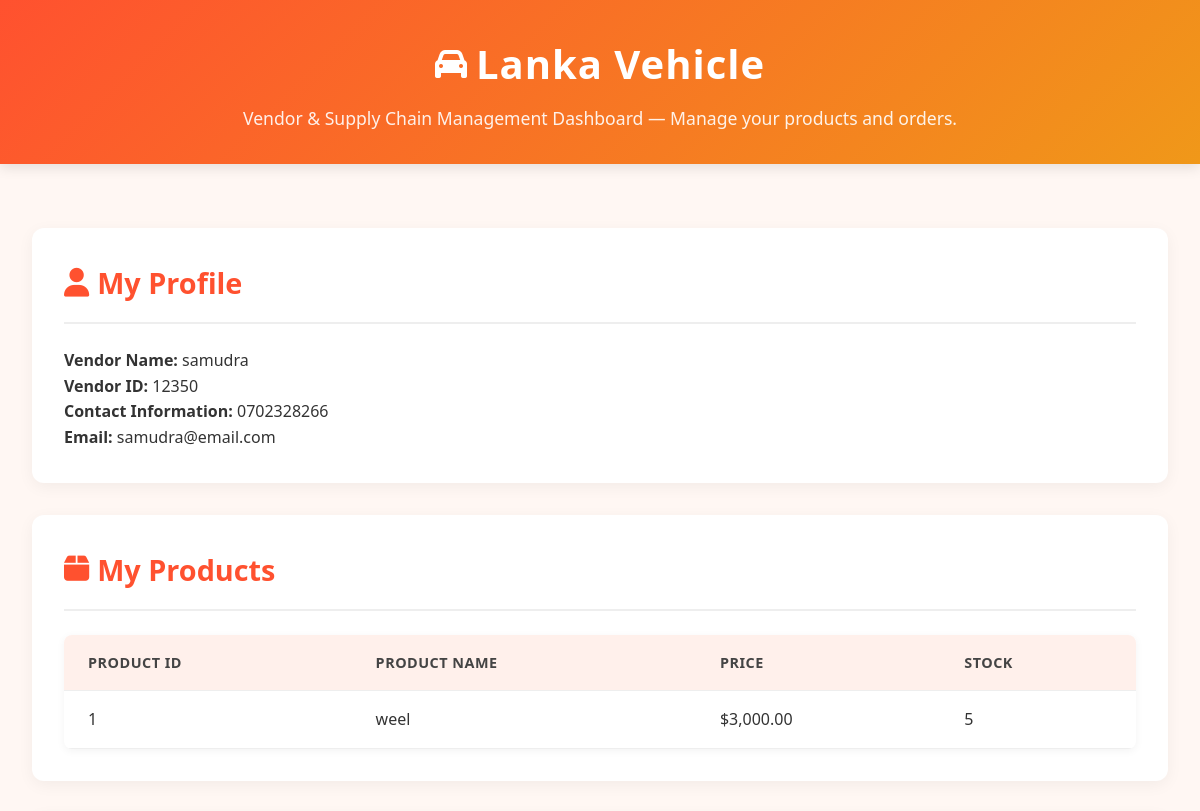
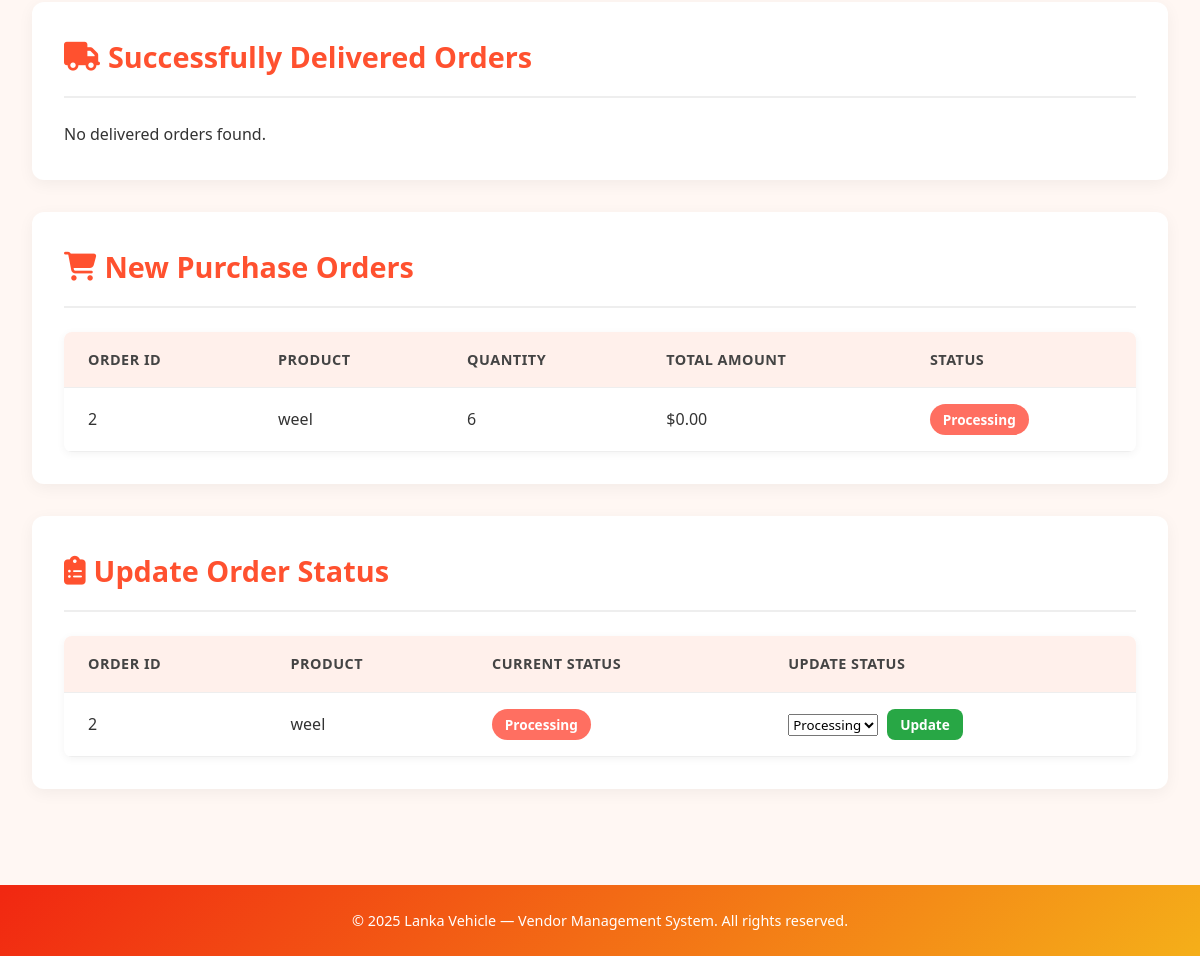
Screenshot of /dashboard_user.php (signed in) with the database file from the repository (2 pictures, top to bottom).
### tables this page shows
CREATE TABLE `vendor` (
  `vendor_ID` int(11) NOT NULL,
  `vendor_name` varchar(50) NOT NULL,
  `contact_information` varchar(20) NOT NULL,
  `email` varchar(50) NOT NULL,
  `password` varchar(50) NOT NULL,
  `admin` tinyint(1) NOT NULL DEFAULT 0
);

CREATE TABLE `product` (
  `product_ID` int(11) NOT NULL,
  `vendor_ID` int(11) NOT NULL,
  `product_name` varchar(50) NOT NULL,
  `price` decimal(10,2) NOT NULL,
  `product_count` int(11) NOT NULL
);

CREATE TABLE `purchase_order` (
  `purchase_order_ID` int(11) NOT NULL,
  `vendor_ID` int(11) NOT NULL,
  `product_ID` int(11) NOT NULL,
  `price` decimal(10,2) NOT NULL,
  `order_quantity` int(11) NOT NULL,
  `order_state` varchar(20) NOT NULL,
  `total_amount` decimal(10,2) NOT NULL
);

### dashboard_user.php (the view, shortened to what this page needs)
<?php
require_once 'config.php';
$vendor_id = $_SESSION['admin_id'];
$stmt = $pdo->prepare("SELECT vendor_ID, vendor_name, contact_information, email FROM vendor WHERE vendor_ID = ?");
$stmt->execute([$vendor_id]);
$vendor = $stmt->fetch(PDO::FETCH_ASSOC);
$stmt = $pdo->prepare("
    SELECT product_ID, product_name, price, product_count
    FROM product
    WHERE vendor_ID = ?
    ORDER BY product_ID
");
$stmt->execute([$vendor_id]);
$products = $stmt->fetchAll(PDO::FETCH_ASSOC);
$stmt = $pdo->prepare("
    SELECT po.purchase_order_ID, po.product_ID, po.order_quantity, po.total_amount, po.order_state,
           p.product_name
    FROM purchase_order po
    JOIN product p ON po.product_ID = p.product_ID
    WHERE po.vendor_ID = ? AND po.order_state = 'Delivered'
    ORDER BY po.purchase_order_ID DESC
");
$stmt->execute([$vendor_id]);
$delivered_orders = $stmt->fetchAll(PDO::FETCH_ASSOC);
$stmt = $pdo->prepare("
    SELECT po.purchase_order_ID, po.product_ID, po.order_quantity, po.total_amount, po.order_state,
           p.product_name
    FROM purchase_order po
    JOIN product p ON po.product_ID = p.product_ID
    WHERE po.vendor_ID = ?
    ORDER BY po.purchase_order_ID DESC
");
$stmt->execute([$vendor_id]);
$all_orders = $stmt->fetchAll(PDO::FETCH_ASSOC);
?>
<!DOCTYPE html>
<html lang="en">
<head>
    <link rel="stylesheet" href="https://cdnjs.cloudflare.com/ajax/libs/font-awesome/6.4.0/css/all.min.css">
    <link rel="stylesheet" href="style.css">
</head>
<body>
    <header class="header">
        <h1><i class="fas fa-car"></i> Lanka Vehicle</h1>
        <p>Vendor & Supply Chain Management Dashboard — Manage your products and orders.</p>
    </header>
    <div class="container">
        <section class="section">
            <div class="section-header">
                <h2><i class="fas fa-user"></i> My Profile</h2>
            </div>
            <div class="profile-container">
                <div class="profile-item">
                    <strong>Vendor Name:</strong>
                    <span><?php echo htmlspecialchars($vendor['vendor_name']); ?></span>
                </div>
                <div class="profile-item">
                    <strong>Vendor ID:</strong>
                    <span><?php echo htmlspecialchars($vendor['vendor_ID']); ?></span>
                </div>
                <div class="profile-item">
                    <strong>Contact Information:</strong>
                    <span><?php echo htmlspecialchars($vendor['contact_information']); ?></span>
                </div>
                <div class="profile-item">
                    <strong>Email:</strong>
                    <span><?php echo htmlspecialchars($vendor['email']); ?></span>
                </div>
            </div>
        </section>
        <section class="section">
            <div class="section-header">
                <h2><i class="fas fa-box"></i> My Products</h2>
            </div>
            <?php if (!empty($products)): ?>
            <div class="table-container">
                <table>
                    <thead>
                        <tr>
                            <th>Product ID</th>
                            <th>Product Name</th>
                            <th>Price</th>
                            <th>Stock</th>
                        </tr>
                    </thead>
                    <tbody>
                        <?php foreach ($products as $p): ?>
                        <tr>
                            <td><?php echo htmlspecialchars($p['product_ID']); ?></td>
                            <td><?php echo htmlspecialchars($p['product_name']); ?></td>
                            <td>$<?php echo number_format($p['price'], 2); ?></td>
                            <td><?php echo htmlspecialchars($p['product_count']); ?></td>
                        </tr>
                        <?php endforeach; ?>
                    </tbody>
                </table>
            </div>
            <?php else: ?>
                <p>No products found for your vendor account.</p>
            <?php endif; ?>
        </section>
        <section class="section">
            <div class="section-header">
                <h2><i class="fas fa-truck"></i> Successfully Delivered Orders</h2>
            </div>
            <?php if (!empty($delivered_orders)): ?>
            <div class="table-container">
                <table>
                    <thead>
                        <tr>
                            <th>Order ID</th>
                            <th>Product</th>
                            <th>Quantity</th>
                            <th>Total Amount</th>
                            <th>Status</th>
                        </tr>
                    </thead>
                    <tbody>
                        <?php foreach ($delivered_orders as $o): ?>
                        <tr>
                            <td><?php echo htmlspecialchars($o['purchase_order_ID']); ?></td>
                            <td><?php echo htmlspecialchars($o['product_name']); ?></td>
                            <td><?php echo htmlspecialchars($o['order_quantity']); ?></td>
                            <td>$<?php echo number_format($o['total_amount'], 2); ?></td>
                            <td>
                                <span class="status-badge status-delivered">
                                    <?php echo htmlspecialchars($o['order_state']); ?>
                                </span>
                            </td>
                        </tr>
                        <?php endforeach; ?>
                    </tbody>
                </table>
            </div>
            <?php else: ?>
                <p>No delivered orders found.</p>
            <?php endif; ?>
        </section>
        <section class="section">
            <div class="section-header">
                <h2><i class="fas fa-shopping-cart"></i> New Purchase Orders</h2>
            </div>
            <?php
            $new_orders = array_filter($all_orders, function ($o) {
                return strtolower($o['order_state']) !== 'delivered';
            });
            ?>
            <?php if (!empty($new_orders)): ?>
                <div class="table-container">
                    <table>
                        <thead>
                            <tr>
                                <th>Order ID</th>
                                <th>Product</th>
                                <th>Quantity</th>
                                <th>Total Amount</th>
                                <th>Status</th>
                            </tr>
                        </thead>
                        <tbody>
                            <?php foreach ($new_orders as $o): ?>
                                <tr>
                                    <td><?php echo htmlspecialchars($o['purchase_order_ID']); ?></td>
                                    <td><?php echo htmlspecialchars($o['product_name']); ?></td>
                                    <td><?php echo htmlspecialchars($o['order_quantity']); ?></td>
                                    <td>$<?php echo number_format($o['total_amount'], 2); ?></td>
                                    <td>
                                        <span class="status-badge status-<?php echo strtolower($o['order_state']); ?>">
                                            <?php echo htmlspecialchars($o['order_state']); ?>
                                        </span>
                                    </td>
                                </tr>
                            <?php endforeach; ?>
                        </tbody>
                    </table>
                </div>
            <?php else: ?>
                <p>No purchase orders assigned to you.</p>
            <?php endif; ?>
        </section>
        <section class="section">
            <div class="section-header">
                <h2><i class="fas fa-clipboard-list"></i> Update Order Status</h2>
            </div>
            <?php
            $pending_orders = array_filter($all_orders, function ($o) {
                return strtolower($o['order_state']) !== 'delivered';
            });
            ?>
            <?php if (!empty($pending_orders)): ?>
                <div class="table-container">
                    <table>
                        <thead>
                            <tr>
                                <th>Order ID</th>
                                <th>Product</th>
                                <th>Current Status</th>
                                <th>Update Status</th>
                            </tr>
                        </thead>
                        <tbody>
                            <?php foreach ($pending_orders as $o):
                                $can_update = !in_array($o['order_state'], ['Cancelled']);
                                ?>
                                <tr>
                                    <td><?php echo htmlspecialchars($o['purchase_order_ID']); ?></td>
                                    <td><?php echo htmlspecialchars($o['product_name']); ?></td>
                                    <td>
                                        <span class="status-badge status-<?php echo strtolower($o['order_state']); ?>">
                                            <?php echo htmlspecialchars($o['order_state']); ?>
                                        </span>
                                    </td>
                                    <td>
                                        <?php if ($can_update): ?>
                                            <form method="POST" action="update_order_status.php" style="margin:0;">
                                                <select name="order_state" style="margin-right: 5px;">
                                                    <option value="Processing" <?php echo $o['order_state'] === 'Processing' ? 'selected' : ''; ?>>Processing</option>
                                                </select>
                                                <button type="submit" class="btn btn-sm btn-success">Update</button>
                                            </form>
                                        <?php else: ?>
                                            <span>Final Status</span>
                                        <?php endif; ?>
                                    </td>
                                </tr>
                            <?php endforeach; ?>
                        </tbody>
                    </table>
                </div>
            <?php else: ?>
                <p>No orders available for status updates.</p>
            <?php endif; ?>
        </section>
    </div>
    <footer class="footer">
        <p>&copy; <?php echo date('Y'); ?> Lanka Vehicle — Vendor Management System. All rights reserved.</p>
    </footer>
</body>
</html>

### style.css (style rules this page uses)
* { margin: 0; padding: 0; box-sizing: border-box; font-family: 'Segoe UI', Tahoma, Geneva, Verdana, sans-serif; }
body { background: #fff7f3; color: #333; line-height: 1.6; }
.header { background: linear-gradient(135deg, #ff512f, #f09819); color: white; padding: 2rem 3rem; text-align: center; box-shadow: 0 4px 12px rgba(0,0,0,0.1); }
.header h1 { font-size: 2.5rem; margin-bottom: 0.5rem; letter-spacing: 1px; display: flex; align-items: center; justify-content: center; gap: 0.5rem; }
.header i { font-size: 2rem; }
.header p { font-size: 1.1rem; opacity: 0.9; max-width: 800px; margin: 0 auto; }
.container { max-width: 1200px; margin: 2rem auto; padding: 2rem; }
.section { background: white; border-radius: 12px; box-shadow: 0 4px 16px rgba(0,0,0,0.05); padding: 2rem; margin-bottom: 2rem; }
.section-header { display: flex; justify-content: space-between; align-items: center; margin-bottom: 1.5rem; padding-bottom: 1rem; border-bottom: 2px solid #eee; }
.section-header h2 { font-size: 1.8rem; display: flex; align-items: center; gap: 0.5rem; color: #ff512f; }
.btn { padding: 0.75rem 1.5rem; border: none; border-radius: 8px; cursor: pointer; font-weight: 600; transition: all 0.3s ease; text-decoration: none; display: inline-flex; align-items: center; gap: 0.5rem; font-size: 0.95rem; }
.btn-success { background: #28a745; color: white; }
.btn-sm { padding: 0.4rem 0.8rem; font-size: 0.85rem; }
.table-container { overflow-x: auto; border-radius: 8px; background: white; box-shadow: 0 2px 8px rgba(0,0,0,0.05); }
table { width: 100%; border-collapse: collapse; }
th, td { padding: 1rem 1.5rem; text-align: left; border-bottom: 1px solid #eee; }
th { background: #fff0eb; font-weight: 600; text-transform: uppercase; font-size: 0.9rem; letter-spacing: 0.5px; color: #444; }
.status-badge { padding: 0.3rem 0.8rem; border-radius: 20px; font-size: 0.85rem; font-weight: 600; text-transform: capitalize; display: inline-block; }
.status-processing { background: #ff6f61; color: white; }
.footer { text-align: center; padding: 1.5rem; background: linear-gradient(135deg, #f12711, #f5af19); color: white; margin-top: 2rem; font-size: 0.9rem; }

### rows the page displays
vendor: vendor_name "samudra", vendor_ID "12350", contact_information "0702328266", email "samudra@email.com"
product: product_ID "1", product_name "weel", price "3,000.00", product_count "5"
purchase_order: purchase_order_ID "2", product_ID.product_name "weel", order_quantity "6", total_amount "0.00", order_state "Processing"
